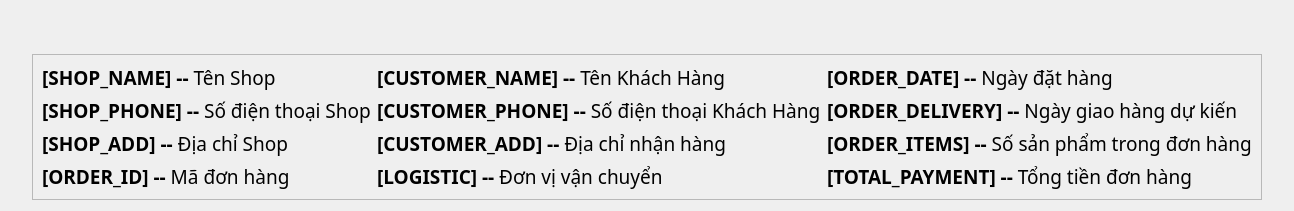
                             <widget class="QWidget" name="scrollAreaWidgetContentsOrderSuccess">
                              <property name="geometry">
                               <rect>
                                <x>0</x>
                                <y>0</y>
                                <width>997</width>
                                <height>206</height>
                               </rect>
                              </property>
                              <layout class="QVBoxLayout" name="verticalLayout_24">
                               <property name="leftMargin">
                                <number>32</number>
                               </property>
                               <property name="topMargin">
                                <number>0</number>
                               </property>
                               <property name="rightMargin">
                                <number>32</number>
                               </property>
                               <item alignment="Qt::AlignTop">
                                <widget class="QFrame" name="frameOrderSuccess_obj">
                                 <property name="minimumSize">
                                  <size>
                                   <width>0</width>
                                   <height>0</height>
                                  </size>
                                 </property>
                                 <property name="frameShape">
                                  <enum>QFrame::NoFrame</enum>
                                 </property>
                                 <property name="frameShadow">
                                  <enum>QFrame::Raised</enum>
                                 </property>
                                 <layout class="QVBoxLayout" name="frameOrderSuccess">
                                  <property name="leftMargin">
                                   <number>0</number>
                                  </property>
                                  <property name="topMargin">
                                   <number>24</number>
                                  </property>
                                  <property name="rightMargin">
                                   <number>0</number>
                                  </property>
                                  <property name="bottomMargin">
                                   <number>24</number>
                                  </property>
                                 </layout>
                                </widget>
                               </item>
                               <item>
                                <widget class="QFrame" name="frame_6">
                                 <property name="sizePolicy">
                                  <sizepolicy hsizetype="Preferred" vsizetype="Maximum">
                                   <horstretch>0</horstretch>
                                   <verstretch>0</verstretch>
                                  </sizepolicy>
                                 </property>
                                 <property name="frameShape">
                                  <enum>QFrame::StyledPanel</enum>
                                 </property>
                                 <property name="frameShadow">
                                  <enum>QFrame::Raised</enum>
                                 </property>
                                 <layout class="QGridLayout" name="gridLayout_4">
                                  <item row="4" column="0">
                                   <widget class="QLabel" name="label_45">
                                    <property name="font">
                                     <font>
                                      <family>Nunito</family>
                                      <pointsize>14</pointsize>
                                      <weight>50</weight>
                                      <italic>false</italic>
                                      <bold>false</bold>
                                     </font>
                                    </property>
                                    <property name="text">
                                     <string>&lt;html&gt;&lt;head/&gt;&lt;body&gt;&lt;p&gt;&lt;span style=&quot; font-size:14pt; font-weight:700;&quot;&gt;[ORDER_ID] -- &lt;/span&gt;&lt;span style=&quot; font-size:14pt;&quot;&gt;Mã đơn hàng&lt;/span&gt;&lt;/p&gt;&lt;/body&gt;&lt;/html&gt;</string>
                                    </property>
                                   </widget>
                                  </item>
                                  <item row="3" column="0">
                                   <widget class="QLabel" name="label_46">
                                    <property name="font">
                                     <font>
                                      <family>Nunito</family>
                                      <pointsize>14</pointsize>
                                      <weight>50</weight>
                                      <italic>false</italic>
                                      <bold>false</bold>
                                     </font>
                                    </property>
                                    <property name="text">
                                     <string>&lt;html&gt;&lt;head/&gt;&lt;body&gt;&lt;p&gt;&lt;span style=&quot; font-size:14pt; font-weight:700;&quot;&gt;[SHOP_ADD] -- &lt;/span&gt;&lt;span style=&quot; font-size:14pt;&quot;&gt;Địa chỉ Shop&lt;/span&gt;&lt;/p&gt;&lt;/body&gt;&lt;/html&gt;</string>
                                    </property>
                                   </widget>
                                  </item>
                                  <item row="1" column="0" alignment="Qt::AlignTop">
                                   <widget class="QLabel" name="label_47">
                                    <property name="font">
                                     <font>
                                      <family>Nunito</family>
                                      <pointsize>14</pointsize>
                                      <weight>50</weight>
                                      <italic>false</italic>
                                      <bold>false</bold>
                                     </font>
                                    </property>
                                    <property name="styleSheet">
                                     <string notr="true"/>
                                    </property>
                                    <property name="text">
                                     <string>&lt;html&gt;&lt;head/&gt;&lt;body&gt;&lt;p&gt;&lt;span style=&quot; font-size:14pt; font-weight:700;&quot;&gt;[SHOP_NAME] -- &lt;/span&gt;&lt;span style=&quot; font-size:14pt;&quot;&gt;Tên Shop&lt;/span&gt;&lt;/p&gt;&lt;/body&gt;&lt;/html&gt;</string>
                                    </property>
                                   </widget>
                                  </item>
                                  <item row="2" column="0">
                                   <widget class="QLabel" name="label_48">
                                    <property name="font">
                                     <font>
                                      <family>Nunito</family>
                                      <pointsize>14</pointsize>
                                      <weight>50</weight>
                                      <italic>false</italic>
                                      <bold>false</bold>
                                     </font>
                                    </property>
                                    <property name="text">
                                     <string>&lt;html&gt;&lt;head/&gt;&lt;body&gt;&lt;p&gt;&lt;span style=&quot; font-size:14pt; font-weight:700;&quot;&gt;[SHOP_PHONE] -- &lt;/span&gt;&lt;span style=&quot; font-size:14pt;&quot;&gt;Số điện thoại Shop&lt;/span&gt;&lt;/p&gt;&lt;/body&gt;&lt;/html&gt;</string>
                                    </property>
                                   </widget>
                                  </item>
                                  <item row="1" column="1">
                                   <widget class="QLabel" name="label_49">
                                    <property name="font">
                                     <font>
                                      <family>Nunito</family>
                                      <pointsize>14</pointsize>
                                      <weight>50</weight>
                                      <italic>false</italic>
                                      <bold>false</bold>
                                     </font>
                                    </property>
                                    <property name="text">
                                     <string>&lt;html&gt;&lt;head/&gt;&lt;body&gt;&lt;p&gt;&lt;span style=&quot; font-size:14pt; font-weight:700;&quot;&gt;[CUSTOMER_NAME] -- &lt;/span&gt;&lt;span style=&quot; font-size:14pt;&quot;&gt;Tên Khách Hàng&lt;/span&gt;&lt;/p&gt;&lt;/body&gt;&lt;/html&gt;</string>
                                    </property>
                                   </widget>
                                  </item>
                                  <item row="2" column="1">
                                   <widget class="QLabel" name="label_50">
                                    <property name="font">
                                     <font>
                                      <family>Nunito</family>
                                      <pointsize>14</pointsize>
                                      <weight>50</weight>
                                      <italic>false</italic>
                                      <bold>false</bold>
                                     </font>
                                    </property>
                                    <property name="text">
                                     <string>&lt;html&gt;&lt;head/&gt;&lt;body&gt;&lt;p&gt;&lt;span style=&quot; font-size:14pt; font-weight:700;&quot;&gt;[CUSTOMER_PHONE] -- &lt;/span&gt;&lt;span style=&quot; font-size:14pt;&quot;&gt;Số điện thoại Khách Hàng&lt;/span&gt;&lt;/p&gt;&lt;/body&gt;&lt;/html&gt;</string>
                                    </property>
                                   </widget>
                                  </item>
                                  <item row="3" column="1">
                                   <widget class="QLabel" name="label_51">
                                    <property name="font">
                                     <font>
                                      <family>Nunito</family>
                                      <pointsize>14</pointsize>
                                      <weight>50</weight>
                                      <italic>false</italic>
                                      <bold>false</bold>
                                     </font>
                                    </property>
                                    <property name="text">
                                     <string>&lt;html&gt;&lt;head/&gt;&lt;body&gt;&lt;p&gt;&lt;span style=&quot; font-size:14pt; font-weight:700;&quot;&gt;[CUSTOMER_ADD] -- &lt;/span&gt;&lt;span style=&quot; font-size:14pt;&quot;&gt;Địa chỉ nhận hàng&lt;/span&gt;&lt;/p&gt;&lt;/body&gt;&lt;/html&gt;</string>
                                    </property>
                                   </widget>
                                  </item>
                                  <item row="1" column="2">
                                   <widget class="QLabel" name="label_52">
                                    <property name="font">
                                     <font>
                                      <family>Nunito</family>
                                      <pointsize>14</pointsize>
                                      <weight>50</weight>
                                      <italic>false</italic>
                                      <bold>false</bold>
                                     </font>
                                    </property>
                                    <property name="text">
                                     <string>&lt;html&gt;&lt;head/&gt;&lt;body&gt;&lt;p&gt;&lt;span style=&quot; font-size:14pt; font-weight:700;&quot;&gt;[ORDER_DATE] -- &lt;/span&gt;&lt;span style=&quot; font-size:14pt;&quot;&gt;Ngày đặt hàng&lt;/span&gt;&lt;/p&gt;&lt;/body&gt;&lt;/html&gt;</string>
                                    </property>
                                   </widget>
                                  </item>
                                  <item row="2" column="2">
                                   <widget class="QLabel" name="label_53">
                                    <property name="font">
                                     <font>
                                      <family>Nunito</family>
                                      <pointsize>14</pointsize>
                                      <weight>50</weight>
                                      <italic>false</italic>
                                      <bold>false</bold>
                                     </font>
                                    </property>
                                    <property name="text">
                                     <string>&lt;html&gt;&lt;head/&gt;&lt;body&gt;&lt;p&gt;&lt;span style=&quot; font-size:14pt; font-weight:700;&quot;&gt;[ORDER_DELIVERY] -- &lt;/span&gt;&lt;span style=&quot; font-size:14pt;&quot;&gt;Ngày giao hàng dự kiến&lt;/span&gt;&lt;/p&gt;&lt;/body&gt;&lt;/html&gt;</string>
                                    </property>
                                   </widget>
                                  </item>
                                  <item row="3" column="2">
                                   <widget class="QLabel" name="label_54">
                                    <property name="font">
                                     <font>
                                      <family>Nunito</family>
                                      <pointsize>14</pointsize>
                                      <weight>50</weight>
                                      <italic>false</italic>
                                      <bold>false</bold>
                                     </font>
                                    </property>
                                    <property name="text">
                                     <string>&lt;html&gt;&lt;head/&gt;&lt;body&gt;&lt;p&gt;&lt;span style=&quot; font-size:14pt; font-weight:700;&quot;&gt;[ORDER_ITEMS] -- &lt;/span&gt;&lt;span style=&quot; font-size:14pt;&quot;&gt;Số sản phẩm trong đơn hàng&lt;/span&gt;&lt;/p&gt;&lt;/body&gt;&lt;/html&gt;</string>
                                    </property>
                                   </widget>
                                  </item>
                                  <item row="4" column="1">
                                   <widget class="QLabel" name="label_55">
                                    <property name="font">
                                     <font>
                                      <family>Nunito</family>
                                      <pointsize>14</pointsize>
                                      <weight>50</weight>
                                      <italic>false</italic>
                                      <bold>false</bold>
                                     </font>
                                    </property>
                                    <property name="text">
                                     <string>&lt;html&gt;&lt;head/&gt;&lt;body&gt;&lt;p&gt;&lt;span style=&quot; font-size:14pt; font-weight:700;&quot;&gt;[LOGISTIC] -- &lt;/span&gt;&lt;span style=&quot; font-size:14pt;&quot;&gt;Đơn vị vận chuyển&lt;/span&gt;&lt;/p&gt;&lt;/body&gt;&lt;/html&gt;</string>
                                    </property>
                                   </widget>
                                  </item>
                                  <item row="4" column="2">
                                   <widget class="QLabel" name="label_56">
                                    <property name="font">
                                     <font>
                                      <family>Nunito</family>
                                      <pointsize>14</pointsize>
                                      <weight>50</weight>
                                      <italic>false</italic>
                                      <bold>false</bold>
                                     </font>
                                    </property>
                                    <property name="text">
                                     <string>&lt;html&gt;&lt;head/&gt;&lt;body&gt;&lt;p&gt;&lt;span style=&quot; font-size:14pt; font-weight:700;&quot;&gt;[TOTAL_PAYMENT] -- &lt;/span&gt;&lt;span style=&quot; font-size:14pt;&quot;&gt;Tổng tiền đơn hàng&lt;/span&gt;&lt;/p&gt;&lt;/body&gt;&lt;/html&gt;</string>
                                    </property>
                                   </widget>
                                  </item>
                                 </layout>
                                </widget>
                               </item>
                              </layout>
                             </widget>
